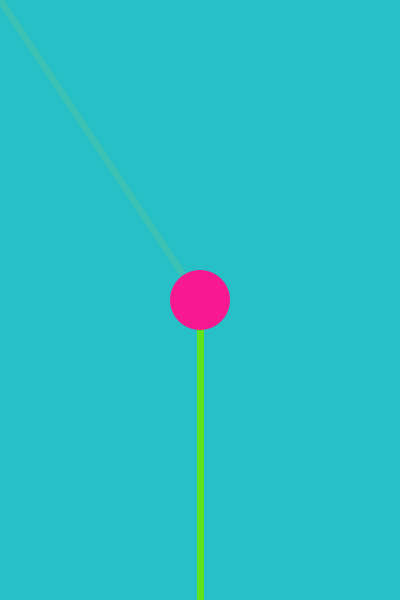
Frame 1 (no input)
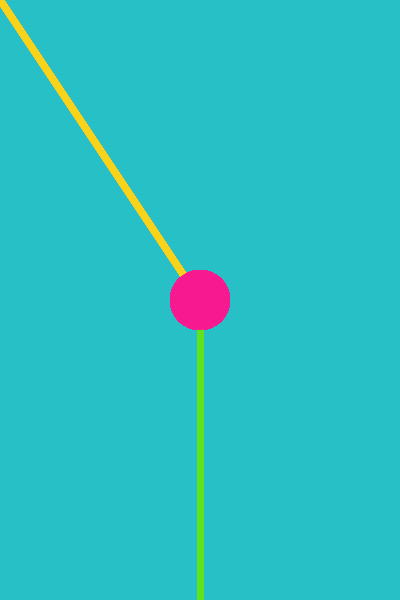
Frame 60 (the mouse pressed at the canvas centre just before this capture)
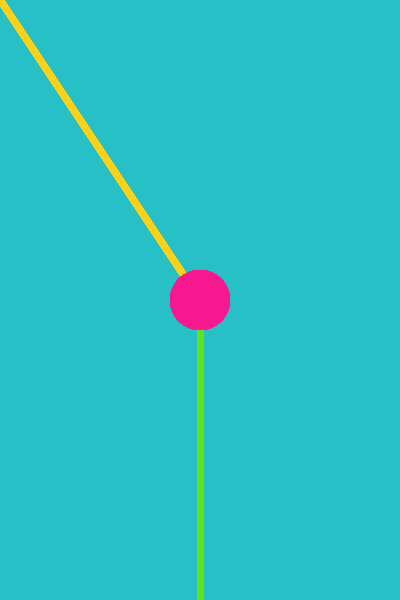
Frame 120 (the mouse held since frame 60 and released just before this capture)

The Processing sketch that drew these frames (run headless with seeded random() and noise(); from frame 60 on, the mouse is pressed at the canvas centre):

// Processing sketch: processing_99162
// ── processing_99162.pde

void setup()
{
  size(400, 600);
  background(38, 192, 198);
  smooth();

}

void draw()
{
  strokeWeight(7);
  stroke(255, 217, 23,25) ;
  line(200, 300, mouseX, mouseY);
  stroke(96,227,27);
  line(200, 600, 200, 300);
  fill(247, 25, 144);
  noStroke();
  ellipse(200, 300, 60, 60);
  
  
  
}
